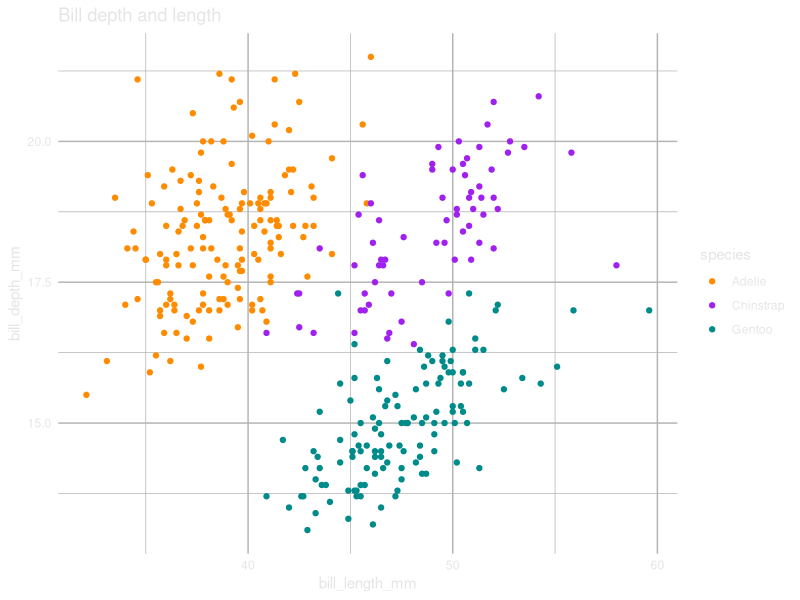

R code for this plot:
## ---- chunk 1
library(ggplot2)
library(palmerpenguins)

ggplot(penguins) +
  aes(bill_length_mm, bill_depth_mm,
      color = species) +
  geom_point() +
  theme_minimal() +
  theme(
    text = element_text(colour = "grey90"), 
    axis.text = element_text(colour = "grey90"),
    panel.grid  = element_line(colour = "grey70")
  ) +
  scale_color_manual(values = c("darkorange","purple","cyan4")) +
  labs(title = "Bill depth and length")
